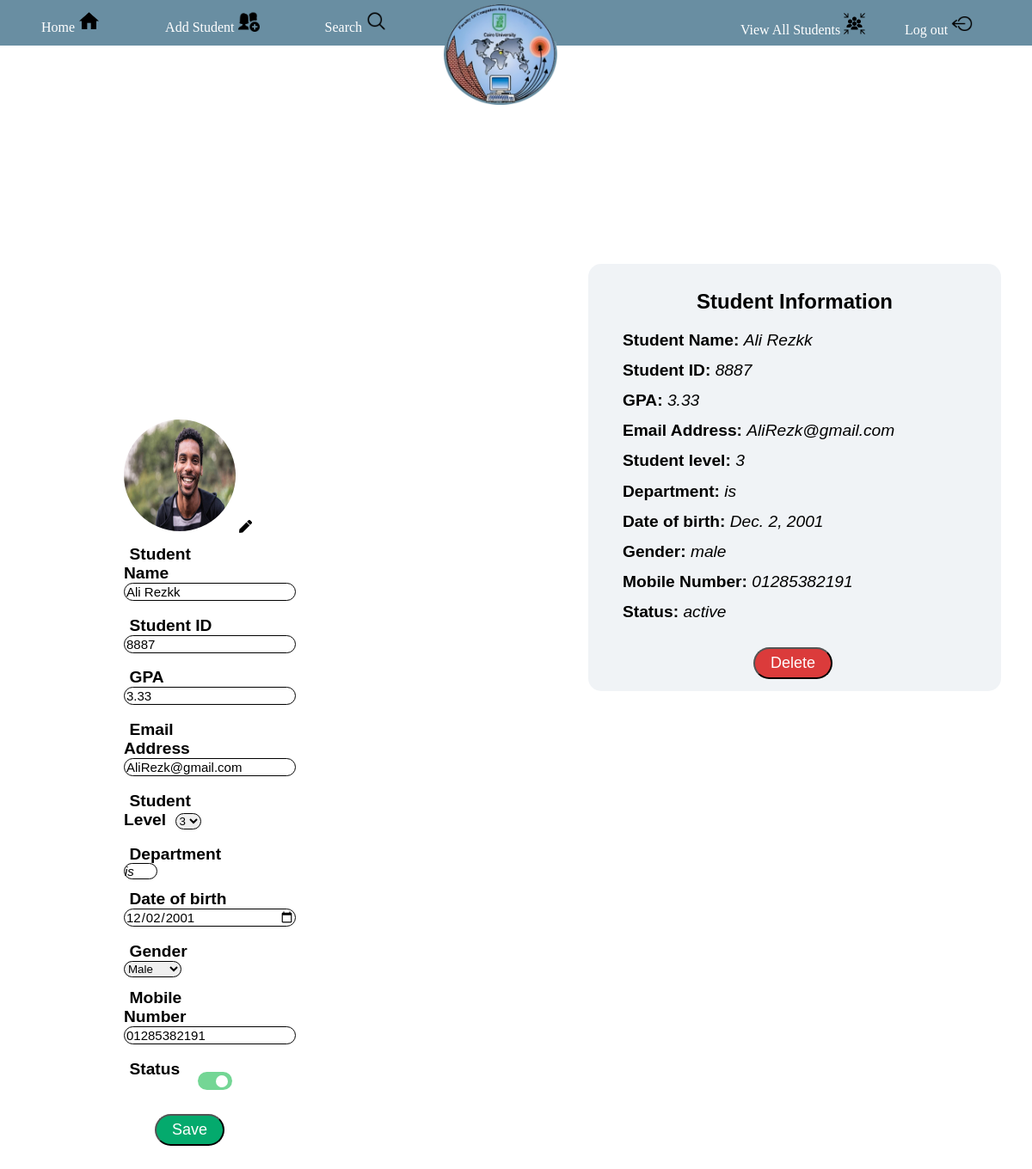
Page /Edit_student_data/8887/ (signed in) on the committed database.
### main/models.py (models this page shows, shortened)
class Student(models.Model):
    GENERAL = 'general'
    CS = 'cs'
    IS = 'is'
    DS = 'ds'
    IT = 'it'
    AI = 'ai'
    MALE = 'male'
    FEMALE = 'female'
    ACTIVE = 'active'
    INACTIVE = 'inactive'
    DEPARTMENT = (
        (GENERAL, 'general'),
        (CS, 'cs'),
        (IS, 'is'),
        (DS, 'ds'),
        (IT, 'it'),
        (AI, 'ai'),
    )
    GENDER = (
        (MALE, 'male'),
        (FEMALE, 'female'),
    )
    STATUS = (
        (ACTIVE, 'active'),
        (INACTIVE, 'inactive'),
    )
    id = models.IntegerField(primary_key=True)
    name = models.CharField(max_length=50)
    gpa = models.FloatField()
    email = models.EmailField()
    level = models.IntegerField()
    department = models.CharField(
        max_length=50, choices=DEPARTMENT, default=GENERAL)
    gender = models.CharField(max_length=25, choices=GENDER)
    phone = models.CharField(max_length=11)
    birth = models.DateField(blank=True)
    status = models.CharField(max_length=25, choices=STATUS, default=ACTIVE)
    image = models.ImageField(
        upload_to='main/static/profilePhotos/', blank=True)

### main/views.py (the view)
# urls.py: path('Edit_student_data/<int:student_id>/', views.edit_student, name='edit_student'),
@login_required
def edit_student(request, student_id):
    if request.method == "POST":
        Sid = int(request.POST["Sid"])
        if Student.objects.filter(id=Sid).exists():
            s = Student.objects.get(id=Sid)
            s.id = int(request.POST["Sid"])
            s.name = request.POST["name"]
            s.gpa = float(request.POST["gpa"])
            s.email = request.POST["email"]
            s.level = int(request.POST["level"])
            s.gender = request.POST["gender"]
            s.phone = request.POST["phone"]
            s.birth = request.POST["birth"]
            if "status" in request.POST:
                s.status = "active"
            else:
                s.status = "inactive"
            if bool(request.FILES.get("img", False)) == True:
                s.image = request.FILES["img"]
            s.save()
            return redirect("/Student_Edited/")
        else:
            return HttpResponse("Student doesn't exist")
    else:
        student = Student.objects.get(id=student_id)
        return render(request, "Edit_student_data.html", {"student": student})

### main/templates/Edit_student_data.html (shortened to what this page needs)
{% extends 'base.html' %}
{% load static %}
{% block head %}
    <link rel="stylesheet" href="{% static 'css/search&viewStudents.css'%}"/>
    <link rel="stylesheet" href="{% static 'css/Edit_style.css'%}"/>
    <link href="https://use.fontawesome.com/releases/v5.8.2/css/all.css" rel="stylesheet" />
{% endblock %}
{% block content %}
    <form onsubmit="return (validateId())" action="/Edit_student_data/{{student.id}}/" method="post" enctype="multipart/form-data">
        <div id="student-changes">
            <div id="changes-con">
                {% if student.image %}
                    <img id="Student-img" src="{{ student.image.url }}">
                {% else %}
                    {% if student.gender == 'male' %}
                        <img id="Student-img" src="{% static 'images/male_user.png'%}">
                    {% else %}
                    <img id="Student-img" src="{% static 'images/female_user.png'%}">
                    {% endif %}
                {% endif %}
                <label for="files" class="btn"><i class="fas fa-pen" style='font-size:15px'></i></label>
                <div id="center">
                    <div class="part">
                        <label class="changes-title">Student Name</label>
                        <input id="NAME" name="name" class="text-input" type="text" value="{{student.name}}">
                    </div>
                    <div class="part">
                        <label class="changes-title">Student ID</label>
                        <input id="IDs" name="Sid" class="text-input" type="text" value="{{student.id}}">
                    </div>
                    <div class="part">
                        <label class="changes-title">GPA</label>
                        <input id="GPA" name="gpa" class="text-input" type="text" value="{{student.gpa}}">
                    </div>
                    <div class="part">
                        <label class="changes-title">Email Address</label>
                        <input id="EMAIL" name="email" class="text-input" type="text" value="{{student.email}}">
                    </div>
                    <div class="part">
                        <label class="changes-title">Student Level</label>
                        <select  id="LEVEL" name="level"  class="select-button">
                            {% if student.level == 1 %}
                                <option value="1" selected>1</option>
                                <option value="2" >2</option>
                                <option value="3">3</option>
                                <option value="4">4</option>
                            {% elif student.level == 2 %}
                                <option value="1">1</option>
                                <option value="2" selected>2</option>
                                <option value="3">3</option>
                                <option value="4">4</option>
                            {% elif student.level == 3 %}
                                <option value="3" selected>3</option>
                            {% else %}
                                <option value="1">1</option>
                                <option value="2">2</option>
                                <option value="3">3</option>
                                <option value="4" selected>4</option>
                            {% endif %}
                        </select>
                    </div>
                    <div class="part">
                        <label class="changes-title">Department</label>
                        <i id="department">{{student.department}}</i>
                    </div>
                    <div class="part">
                        <label class="changes-title">Date of birth</label>
                        <input  id="date-button" name="birth" type="date" value="">
                    </div>
                    <div class="part">
                        <label class="changes-title">Gender</label>
                        <select id="GENDER" name="gender" class="select-button">
                            {% if student.gender == "male" %}
                                <option value="male" selected>Male</option>
                            {% else %}
                                <option value="male">Male</option>
                                <option value="female" selected>Female</option>
                            {% endif %}
                        </select>
                    </div>
                    <div class="part">
                        <label class="changes-title">Mobile Number</label>
                        <input id="PHONE" name="phone" class="text-input" type="text" value="{{student.phone}}">
                    </div>
                    <div class="part">
                        <label class="changes-title">Status</label>
                        <label class="switch">
                            <span class="slider round"></span>
                        </label>
                    </div>
                </div>
                <button onclick="validateForm('edit');" type="submit" class="submit" id="save">Save</button>
            </div>
        </div>
    </form>
        <div id="student-info">
            <div id="info-con">
                <h2>Student Information</h2>
                <ul>
                    <li>
                        <span class="data-title">Student Name: </span>
                        <i>{{student.name}}</i>
                    </li>
                    <li>
                        <span class="data-title">Student ID: </span>
                        <i>{{student.id}}</i>
                    </li>
                    <li>
                        <span class="data-title">GPA: </span>
                        <i>{{student.gpa}}</i>
                    </li>
                    <li>
                        <span class="data-title">Email Address: </span>
                        <i>{{student.email}}</i>
                    </li>
                    <li>
                        <span class="data-title">Student level: </span>
                        <i>{{student.level}}</i>
                    </li>
                    <li>
                        <span class="data-title">Department: </span>
                        <i>{{student.department}}</i>
                    </li>
                    <li>
                        <span class="data-title">Date of birth: </span>
                        <i>{{student.birth}}</i>
                    </li>
                    <li>
                        <span class="data-title">Gender: </span>
                        <i>{{student.gender}}</i>
                    </li>
                    <li>
                        <span class="data-title">Mobile Number: </span>
                        <i>{{student.phone}}</i>
                    </li>
                    <li>
                        <span class="data-title">Status: </span>
                        <i>{{student.status}}</i>
                    </li>
                </ul>
                <button type="button" id="delete" onclick="redirectDelete('{{student.id}}')">Delete</button>
            </div>
        </div>
{% endblock %}

### main/static/css/NavBar.css (style rules this page uses)
body { margin: 0; }

### main/static/css/search&viewStudents.css (style rules this page uses)
.switch { position: relative; display: inline-block; width: 45px; height: 28px; }
.slider { position: absolute; cursor: pointer; top: 0; left: 0; right: 0; bottom: 0; background-color: #db3b3b; -webkit-transition: .4s; transition: .4s; }
.slider:before { position: absolute; content: ""; height: 20px; width: 20px; left: 4px; bottom: 4px; background-color: white; -webkit-transition: .4s; transition: .4s; }
input:checked + .slider { background-color: #74d695; }
input:checked + .slider:before { -webkit-transform: translateX(16px); -ms-transform: translateX(16px); transform: translateX(16px); }
.slider.round { border-radius: 34px; }
.slider.round:before { border-radius: 50%; }
@media only screen and (max-width: 1370px) { .switch { width: 28px; height: 16px; } }
@media only screen and (max-width: 1370px) { .slider:before { height: 12px; width: 12px; left: 2px; bottom: 2px; } }
@media only screen and (max-width: 1370px) { input:checked + .slider:before { -webkit-transform: translateX(11px); -ms-transform: translateX(11px); transform: translateX(11px); } }
@media only screen and (min-width: 1200px) and (max-width: 1500px) { .switch { width: 33px; height: 20px; } }
@media only screen and (min-width: 1200px) and (max-width: 1500px) { .slider:before { height: 14px; width: 14px; left: 3px; bottom: 3px; } }
@media only screen and (min-width: 1200px) and (max-width: 1500px) { input:checked + .slider:before { -webkit-transform: translateX(13px); -ms-transform: translateX(13px); transform: translateX(13px); } }

### main/static/css/Edit_style.css (style rules this page uses)
#Student-img { border-radius: 50%; width: 130px; height: 130px; margin-left: 20%; }
#student-changes { padding-top: 5%; position: absolute; display: flex; flex-direction: column; justify-content: center; left: 0; width: 60%; height: 100%; }
.part { width: 30%; padding-bottom: 3%; }
label { display: inline; }
#center { margin: auto; width: 60%; padding: 10px; padding-bottom: 2%; }
.changes-title { display: inline; font: 50px; margin: 5%; font-size: 120%; font-weight: bold; font-family: Arial, Helvetica, sans-serif; }
.text-input, #date-button { font-size: 15px; border: 1px solid; border-radius: 25px; width: 200px; font-family: Arial, Helvetica, sans-serif; }
#save { background-color: #04aa6d; color: white; border-radius: 20px; font-size: 18px; vertical-align: middle; padding: 6px 18px; margin-left: 25%; }
#department { font-size: 15px; border: 1px solid; border-radius: 25px; width: 200px; font-family: Arial, Helvetica, sans-serif; }
.select-button { border: 1px solid; border-radius: 25px; }
#student-info { position: absolute; display: flex; flex-direction: column; justify-content: center; right: 0; top: 10; width: 40%; height: 40%; padding-top: 20%; padding-bottom: 20%; padding-right: 3%; font-family: Arial, Helvetica, sans-serif; }
#info-con { background-color: rgb(105, 142, 162, 0.1); border-radius: 15px; padding-top: 2%; padding-bottom: 3%; }
li { list-style: none; padding-bottom: 3%; }
.data-title { font-weight: bold; font-size: 120%; }
i { padding-right: 20%; font-size: 120%; }
#delete { background-color: #DB3B3B; color: white; border-radius: 20px; font-size: 18px; padding: 6px 18px; margin-left: 40%; }
h2 { text-align: center; }
.switch { margin-left: 10px; margin-top: 0px; width: 40px; height: 21px; }
.slider:before { height: 14px; width: 14px; }
input:checked+.slider:before { -webkit-transform: translateX(18px); -ms-transform: translateX(18px); transform: translateX(18px); }
#changes-con { margin-top: -10%; }
.btn { cursor: pointer; }

### rows in the picture
Student: image (picture), name "Ali Rezkk", Sid "8887", gpa "3.33", email "AliRezk@gmail.com", level "3", department "is", gender "Male", phone "01285382191", id "8887", birth "Dec. 2, 2001", gender "male", status "active"
